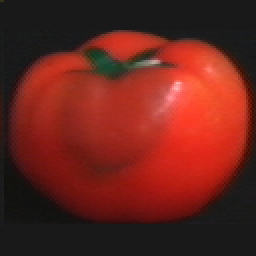
#> input picture Assignment/Identification/query/obj4__40.png, 128 x 128 px, found by its file name (shown 2 times larger)
$ jupyter execute Aml.ipynb
#> lines starting #> are read from the running program, lines starting #| are printed output that depends on the picture; long printed decimals are rounded
### Assignment/Identification/gauss_module.py
# import packages: numpy, math (you might need pi for gaussian functions)
import numpy as np
import math
import matplotlib.pyplot as plt
from scipy.signal import convolve2d as conv2


"""
Gaussian function taking as argument the standard deviation sigma
The filter should be defined for all integer values x in the range [-3sigma,3sigma]
The function should return the Gaussian values Gx computed at the indexes x
"""
# [8 lines left out: function gauss, not called in this run]


"""
Implement a 2D Gaussian filter, leveraging the previous gauss.
Implement the filter from scratch or leverage the convolve2D method (scipy.signal)
Leverage the separability of Gaussian filtering
Input: image, sigma (standard deviation)
Output: smoothed image
"""
# [8 lines left out: function gaussianfilter, not called in this run]


"""
Gaussian derivative function taking as argument the standard deviation sigma
The filter should be defined for all integer values x in the range [-3sigma,3sigma]
The function should return the Gaussian derivative values Dx computed at the indexes x
"""
def gaussdx(sigma):

    sig2=sigma**2
    sig3=sigma**3

    x=list(map(round,np.arange(-3*(sig2), 3*(sig2)+1))) #define the range

    Dx= np.array([-el/(sig3*np.sqrt(2*np.pi))* (np.exp(-((el*el)/(2*sig2)))) for el in x]) #find derivative gaussian values

    return Dx, x


def gaussderiv(img, sigma):

    [Dx, pos] = gaussdx(sigma) #get gaussian kernel

    imgDx=np.apply_along_axis(func1d=lambda x: np.convolve(x, Dx, "same"),axis=0, arr=img) #apply to all rows
    imgDy=np.apply_along_axis(func1d=lambda x: np.convolve(x, Dx, "same"),axis=1, arr=img) #apply to all columns


    return imgDx, imgDy

### Assignment/Identification/Aml.ipynb
[cell 1]
import numpy as np
from numpy import histogram as hist
import imageio
import matplotlib.pyplot as plt

path =  r".\query\obj4__40.png"
plt.imshow(imageio.imread(path))

[cell 2]
img = imageio.imread(path, as_gray = True)
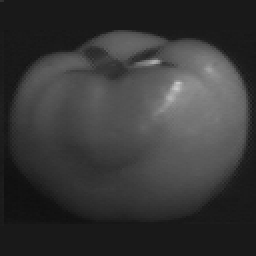
#> img: shape (128, 128) float32 (shown 2 times larger); min 15.54, max 201.3, mean 55.5
hist_, bins = hist(img, 10)
#> hist_ = [7062, 1784, 2089, 2682, 1464, 902, 315, 52, 25, 9]; bins = [15.54, 34.12, 52.69, 71.26, 89.83, 108.4, 127, 145.5, 164.1, 182.7, 201.3]
print(hist_)
#| [7062 1784 2089 2682 1464  902  315   52   25    9]
print(bins)
#| [ 15.544     34.1153    52.6866    71.258  89.8292   108.401
#|  126.9718   145.5431   164.114  182.6857   201.257   ]

[cell 3]
def normalized_hist(img_gray, num_bins):
    assert len(img_gray.shape) == 2, 'image dimension mismatch'
    assert img_gray.dtype == 'float', 'incorrect image type'

    flattened = [pix for dim in img_gray for pix in dim]
    min_interval = min(flattened) - 0.00000001
    max_interval = max(flattened) + 0.00000001

    bin_size = (max_interval-min_interval)/num_bins
    bin_hist = {min_interval:0}

    previous = min_interval
    for i in range(num_bins):
        bin_ = previous + bin_size
        bin_hist[bin_] = 0
        previous = bin_
    print(bin_hist)

    keys = list(bin_hist.keys())
    for pix in flattened:
        for i in range(len(bin_hist)):
            if keys[i-1]<= pix < keys[i]:
                bin_hist[keys[i-1]] += 1

    hists = list(bin_hist.values())
    hists.pop()
    bins = list(bin_hist.keys())
    return hists/np.sum(hists), [round(bin_,3) for bin_ in bins]

[cell 4]
normalized_hist(np.array(img, "float"), 10)
#> in normalized_hist, `flattened = [pix for dim in img_gray for pix in dim]`: flattened = 16384 values, max 201.3 at index 5720, min 15.54 at index 11527, mean 55.51
#> in normalized_hist, `min_interval = min(flattened) - 0.00000001`: min_interval = 15.54
#> in normalized_hist, `max_interval = max(flattened) + 0.00000001`: max_interval = 201.3
#> in normalized_hist, `bin_size = (max_interval-min_interval)/num_bins`: bin_size = 18.57
#> in normalized_hist, `bin_hist = {min_interval:0}`: bin_hist = {15.54: 0}
#> in normalized_hist, `previous = min_interval`: previous = 15.54
#> the loop in normalized_hist, `for i in range(num_bins):` made 10 passes
#> (bin_, previous) on passes 1 to 10: (34.12, 34.12), (52.69, 52.69), (71.26, 71.26), (89.83, 89.83), (108.4, 108.4), (127, 127), (145.5, 145.5), (164.1, 164.1), (182.7, 182.7), (201.3, 201.3)
#> after the loop in normalized_hist, `for i in range(num_bins):`: bin_hist = 11 items
#| {15.544: 0, 34.115: 0, 52.687: 0, 71.258: 0, 89.829: 0, 108.401: 0, 126.972: 0, 145.543: 0, 164.114: 0, 182.686: 0, 201.257: 0}
#> in normalized_hist, `keys = list(bin_hist.keys())`: keys has the same summary as bins outside normalized_hist
#> the loop in normalized_hist, `for pix in flattened:` made 16384 passes
#> pix on passes 1 to 3: 49.43, 46.92, 25
#> in normalized_hist, `hists = list(bin_hist.values())`: hists = [7062, 1784, 2089, 2682, 1464, 902, 315, 52, 25, 9, 0]
#> Out = ([0.431, 0.109, 0.128, 0.164, 0.0894, 0.0551, 0.0192, 0.00317, 0.00153, 0.000549], [15.54, 34.12, 52.69, 71.26, 89.83, 108.4, 127, 145.5, 164.1, 182.7, 201.3])

[cell 5]
img = imageio.imread(path)
#> img is the input picture: shape (128, 128, 3); mean R, G, B 104.4, 35.8, 28.5

[cell 6]
def rgb_hist(img_color_double, num_bins):
    assert len(img_color_double.shape) == 3, 'image dimension mismatch'
    assert img_color_double.dtype == 'float', 'incorrect image type'

    flattened = [pix for dim in img_color_double for pix in dim]
    pixels = [el for array in flattened for el in array]
    min_interval = min(pixels) - 0.00000001
    max_interval = max(pixels) + 0.00000001

    bin_size = (max_interval-min_interval)/num_bins
    bin_hist = {min_interval:0}

    previous = min_interval
    for i in range(num_bins):
        bin_ = previous + bin_size
        bin_hist[bin_] = 0
        previous = bin_

    #Define a 3D histogram  with "num_bins^3" number of entries
    hists = np.zeros((num_bins, num_bins, num_bins))
    # Loop for each pixel i in the image
    keys = list(bin_hist.keys())
    for i in range(img_color_double.shape[0]*img_color_double.shape[1]):
        # Increment the histogram bin which corresponds to the R,G,B value of the pixel i
            rgb = [0,0,0]
            for k in range(len(bin_hist)):
                if keys[k-1] <= flattened[i][0] < keys[k]:
                    rgb[0] = k-1
                if keys[k-1] <= flattened[i][1] < keys[k]:
                    rgb[1] = k-1
                if keys[k-1] <= flattened[i][2] < keys[k]:
                    rgb[2] = k-1

            hists[rgb[0],rgb[1],rgb[2]] += 1

    #Normalize the histogram such that its integral (sum) is equal 1
    hists = hists/np.sum(hists)
    #Return the histogram as a 1D vector
    hists = hists.reshape(hists.size)
    return hists

[cell 7]
rgb_hist(np.array(img, "float"), 10)
#> in rgb_hist, `flattened = [pix for dim in img_color_double for pix in dim]`: flattened = 16384 items, first 6: [53, 51, 32], [53, 51, 10], [25, 25, 25], [25, 25, 25], [25, 25, 25], [25, 25, 25]
#> in rgb_hist, `pixels = [el for array in flattened for el in array]`: pixels = 49152 items
#> in rgb_hist, `min_interval = min(pixels) - 0.00000001`: min_interval = -1e-08
#> in rgb_hist, `max_interval = max(pixels) + 0.00000001`: max_interval = 253
#> in rgb_hist, `bin_size = (max_interval-min_interval)/num_bins`: bin_size = 25.3
#> in rgb_hist, `bin_hist = {min_interval:0}`: bin_hist = {-1e-08: 0}
#> in rgb_hist, `previous = min_interval`: previous = -1e-08
#> the loop in rgb_hist, `for i in range(num_bins):` made 10 passes
#> (bin_, previous) on passes 1 to 10: (25.3, 25.3), (50.6, 50.6), (75.9, 75.9), (101.2, 101.2), (126.5, 126.5), (151.8, 151.8), (177.1, 177.1), (202.4, 202.4), (227.7, 227.7), (253, 253)
#> after the loop in rgb_hist, `for i in range(num_bins):`: bin_hist = 11 items
#> in rgb_hist, `keys = list(bin_hist.keys())`: keys = [-1e-08, 25.3, 50.6, 75.9, 101.2, 126.5, 151.8, 177.1, 202.4, 227.7, 253]
#> Out = 1000 values, max 0.291 at index 0, min 0 at index 2, mean 0.001

[cell 8]
#  Compute the *joint* histogram for the R and G color channels in the image
#  The histogram should be normalized so that sum of all values equals 1
#  Assume that values in each channel vary between 0 and 255
#
#  img_color - input color image
#  num_bins - number of bins used to discretize each channel, total number of bins in the histogram should be num_bins^2
#
#  E.g. hists[0,9] contains the number of image_color pixels such that:
#       - their R values fall in bin 0
#       - their G values fall in bin 9
def rg_hist(img_color_double, num_bins):
    assert len(img_color_double.shape) == 3, 'image dimension mismatch'
    assert img_color_double.dtype == 'float', 'incorrect image type'

    flattened = [pix for dim in img_color_double for pix in dim]
    pixels = [el for array in flattened for el in array]
    min_interval = min(pixels) - 0.00000001
    max_interval = max(pixels) + 0.00000001

    bin_size = (max_interval-min_interval)/num_bins
    bin_hist = {min_interval:0}

    previous = min_interval
    for i in range(num_bins):
        bin_ = previous + bin_size
        bin_hist[bin_] = 0
        previous = bin_

    #Define a 2D histogram  with "num_bins^2" number of entries
    hists = np.zeros((num_bins, num_bins))

    keys = list(bin_hist.keys())
    for i in range(img_color_double.shape[0]*img_color_double.shape[1]):
        # Increment the histogram bin which corresponds to the R,G,B value of the pixel i
        rg = [0,0]
        for k in range(len(bin_hist)):
            if keys[k-1] <= flattened[i][0] < keys[k]:
                rg[0] = k-1
            if keys[k-1] <= flattened[i][1] < keys[k]:
                rg[1] = k-1

        hists[rg[0],rg[1]] += 1
    #Normalize the histogram such that its integral (sum) is equal 1
    hists = hists/np.sum(hists)
    #Return the histogram as a 1D vector
    hists = hists.reshape(hists.size)

    return hists

[cell 9]
rg_hist(np.array(img, "float"), 10)
#> in rg_hist, `pixels = [el for array in flattened for el in array]`: pixels = 49152 items
#> in rg_hist, `min_interval = min(pixels) - 0.00000001`: min_interval = -1e-08
#> in rg_hist, `max_interval = max(pixels) + 0.00000001`: max_interval = 253
#> in rg_hist, `bin_size = (max_interval-min_interval)/num_bins`: bin_size = 25.3
#> in rg_hist, `bin_hist = {min_interval:0}`: bin_hist = {-1e-08: 0}
#> in rg_hist, `previous = min_interval`: previous = -1e-08
#> the loop in rg_hist, `for i in range(num_bins):` made 10 passes
#> after the loop in rg_hist, `for i in range(num_bins):`: bin_hist = 11 items
#> Out = 100 values, max 0.297 at index 0, min 0 at index 3, mean 0.01

[cell 10]
from skimage import color
from skimage import io

img = color.rgb2gray(io.imread(path))
#> img: shape (128, 128) float64; min 0.0613, max 0.765, mean 0.196
plt.imshow(img)

[cell 11]
import gauss_module

[cell 12]
#  Compute the *joint* histogram of Gaussian partial derivatives of the image in x and y direction
#  Set sigma to 3.0 and cap the range of derivative values is in the range [-6, 6]
#  The histogram should be normalized so that sum of all values equals 1
#
#  img_gray - input gray value image
#  num_bins - number of bins used to discretize each dimension, total number of bins in the histogram should be num_bins^2
#
#  Note: you may use the function gaussderiv from the Filtering exercise (gauss_module.py)
def dxdy_hist(img_gray, num_bins):
    assert len(img_gray.shape) == 2, 'image dimension mismatch'
    assert img_gray.dtype == 'float', 'incorrect image type'


    min_interval = -6
    max_interval = 6

    derivx, derivy = gauss_module.gaussderiv(img, 3)
    derivx = np.clip(derivx, min_interval, max_interval)
    derivy = np.clip(derivy, min_interval, max_interval)

    stacked = np.array(list(zip(derivx.reshape(-1), derivy.reshape(-1))))
    bin_size = (max_interval - min_interval)/num_bins

    bins = [-6 for _ in range(num_bins+1)]
    previous = min_interval
    for i in range(num_bins):
        bin_ = previous + bin_size
        bins[i+1] = bin_
        previous = bin_
    #Define a 2D histogram  with "num_bins^2" number of entries
    hists = np.zeros((num_bins, num_bins))


    for i in range(derivx.shape[0]):
        # Increment the histogram bin which corresponds to the R,G,B value of the pixel i
        deriv_xy = [0,0]
        for k in range(len(bins)):
            if bins[k-1] <= stacked[i][0] < bins[k]:
                deriv_xy[0] = k-1
            if bins[k-1] <= stacked[i][1] < bins[k]:
                deriv_xy[1] = k-1

            hists[deriv_xy[0],deriv_xy[1]] += 1

    hists = hists/np.sum(hists)
    #Return the histogram as a 1D vector
    hists = hists.reshape(hists.size)
    return hists

[cell 13]
dxdy_hist(np.array(img, "float"),10)
#> in gaussderiv, `imgDx=np.apply_along_axis(func1d=lambda x: np.convolve(x, Dx, "same"),..`:
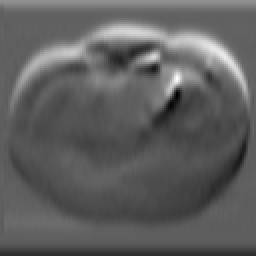
#> imgDx: shape (128, 128) float64 (shown 2 times larger); min -0.0253, max 0.0421, mean -1.53e-06; drawn with min black and max white
#> in gaussderiv, `imgDy=np.apply_along_axis(func1d=lambda x: np.convolve(x, Dx, "same"),..`:
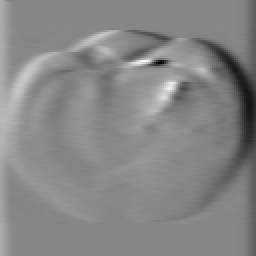
#> imgDy: shape (128, 128) float64 (shown 2 times larger); min -0.0476, max 0.0428, mean 5.88e-05; drawn with min black and max white
#> in dxdy_hist, `stacked = np.array(list(zip(derivx.reshape(-1), derivy.reshape(-1))))`: stacked = 16384 pairs, first value -0.0253 to 0.0421, second value -0.0476 to 0.0428
#> Out = 100 values, max 0.457 at index 0, min 0 at index 1, mean 0.01

[cell 14]
img1 = imageio.imread(path)
path2 = r".\query\obj2__40.png"
img2 = imageio.imread(path2)
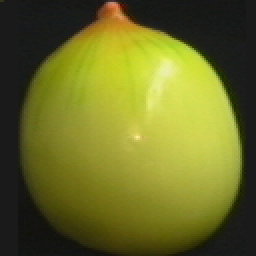
#> input picture Assignment/Identification/query/obj2__40.png, 128 x 128 px, found by its file name (shown 2 times larger)
#> img2 is the input picture: shape (128, 128, 3); mean R, G, B 106.6, 108, 37.3

[cell 15]
# Compute the intersection distance between histograms x and y
# Return 1 - hist_intersection, so smaller values correspond to more similar histograms
# Check that the distance range in [0,1]

def dist_intersect(x,y):

    zipped = list(map(min, list(zip(x,y))))
    return 1 - (0.5*((np.sum(zipped)/np.sum(x)) + (np.sum(zipped)/np.sum(y))))

[cell 16]
dist_intersect(rgb_hist(np.array(img1, "float"), 10), rgb_hist(np.array(img2, "float"), 10))
#> the loop in rgb_hist (call 2), `for i in range(num_bins):` made 10 passes
#> in dist_intersect, `zipped = list(map(min, list(zip(x,y))))`: zipped = 1000 values, max 0.0981 at index 0, min 0 at index 2, mean 0.000196
#> Out = 0.804

[cell 17]
# Compute the L2 distance between x and y histograms
# Check that the distance range in [0,sqrt(2)]

def dist_l2(x,y):
    dist = np.sum((x - y)**2)
    assert 0 <= dist <= np.sqrt(2), "not in [0, sqrt(2)]"
    return dist

[cell 18]
dist_l2(rgb_hist(np.array(img1, "float"), 10), rgb_hist(np.array(img2, "float"), 10))
#> in dist_l2, `dist = np.sum((x - y)**2)`: dist = 0.088
#> Out = 0.088

[cell 19]
# Compute chi2 distance between x and y
# Check that the distance range in [0,Inf]
# Add a minimum score to each cell of the histograms (e.g. 1) to avoid division by 0

def dist_chi2(x,y):

    x += 1
    y += 1
    dist = np.sum(((x - y)**2)/(x + y))
    assert 0 <= dist <= np.inf, "not in [0, inf]"
    return dist

[cell 20]
dist_chi2(rgb_hist(np.array(img1, "float"), 10), rgb_hist(np.array(img2, "float"), 10))
#> Out = 0.0401
